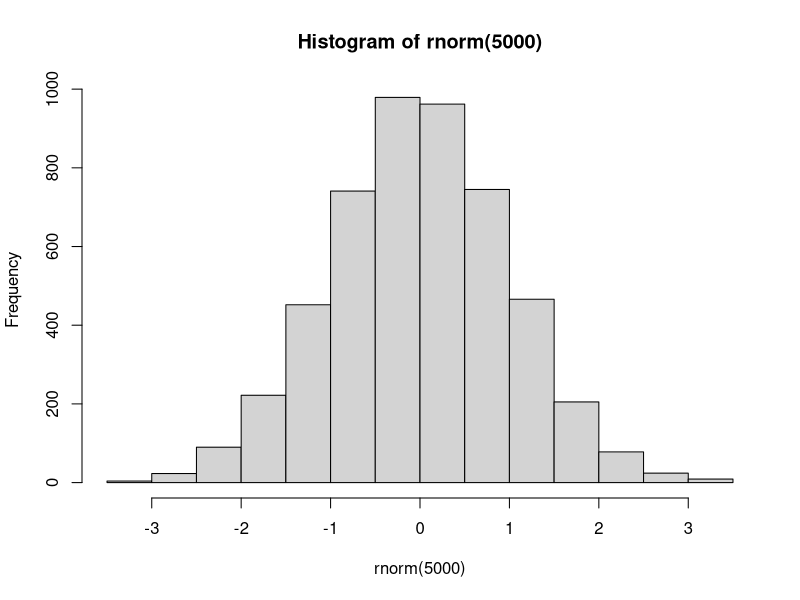
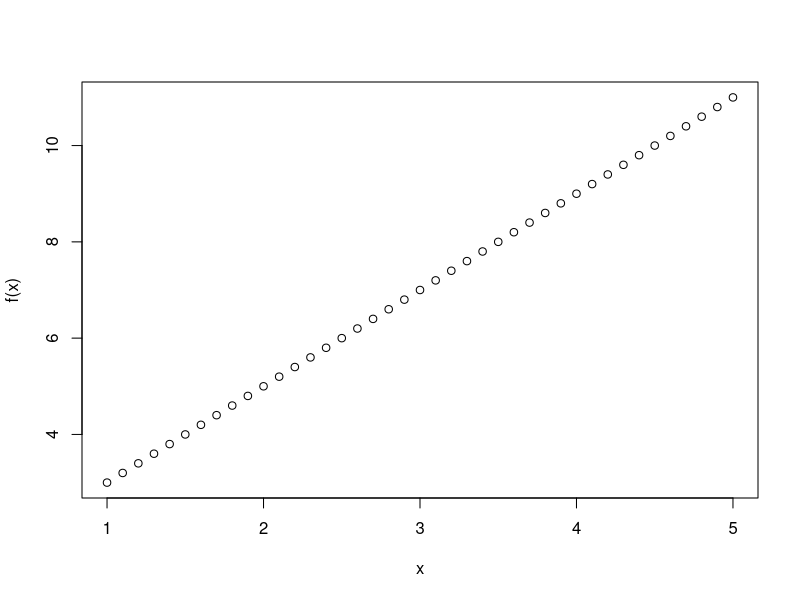
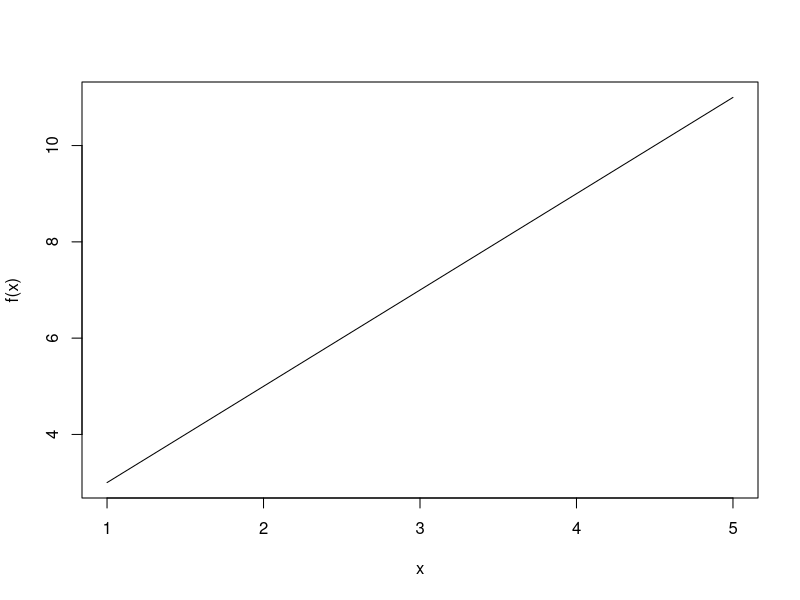
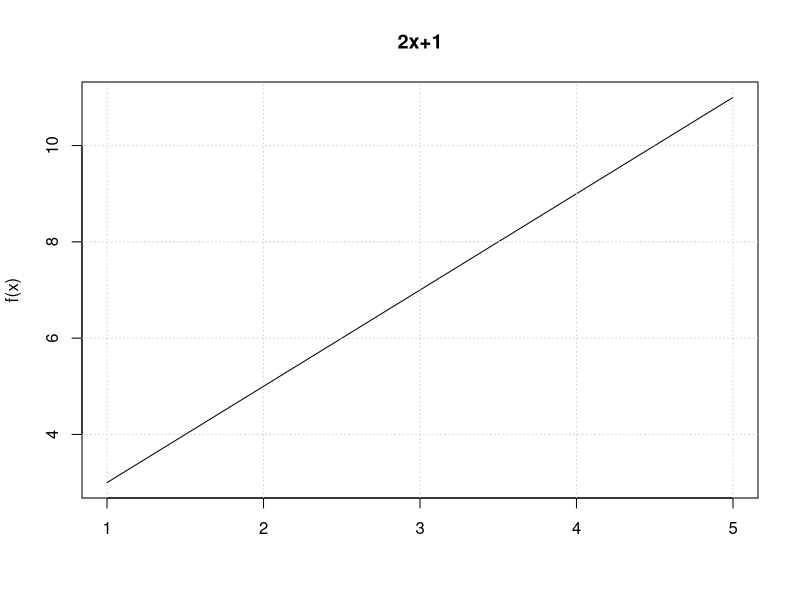
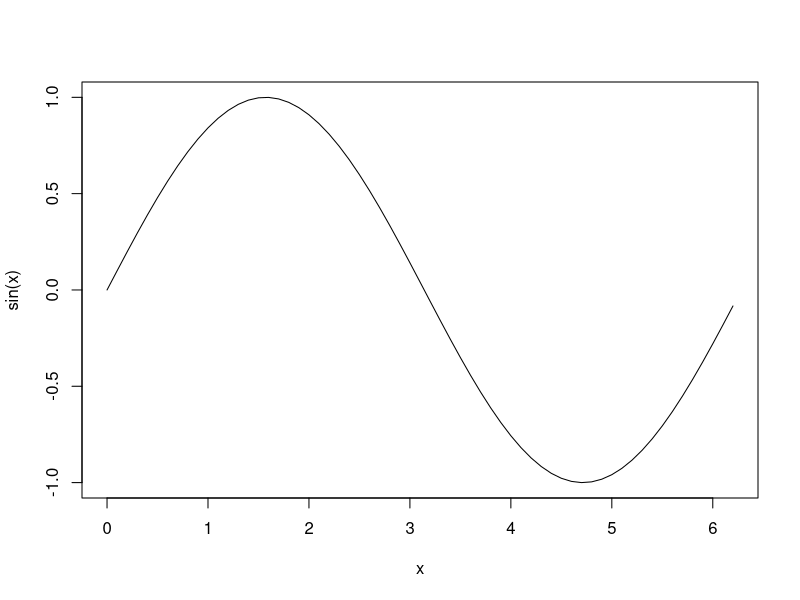
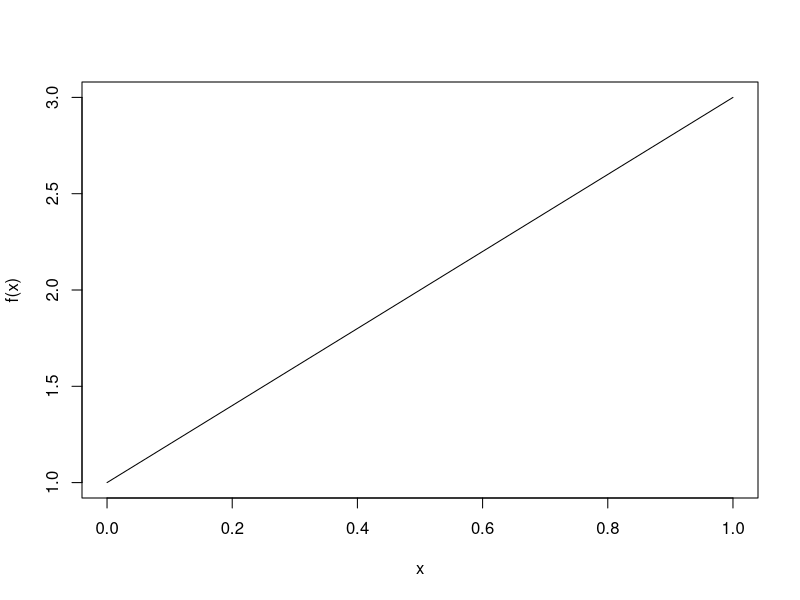
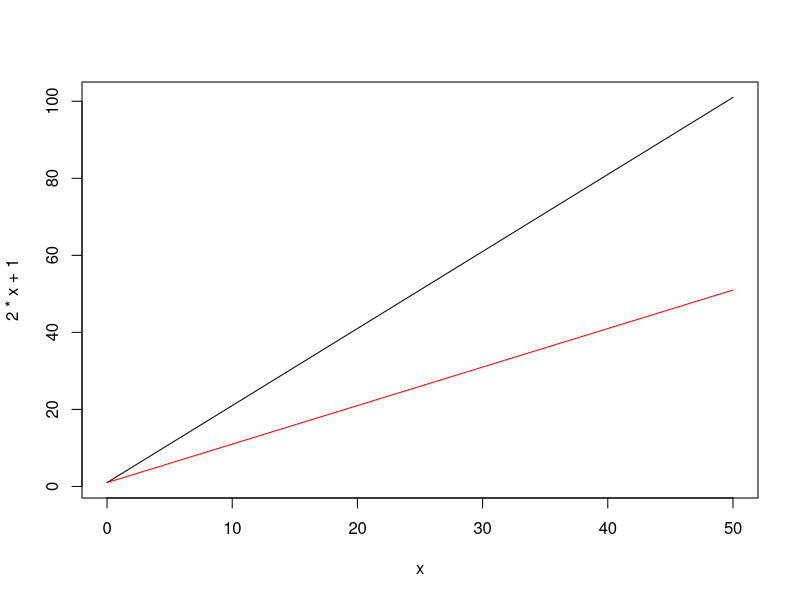
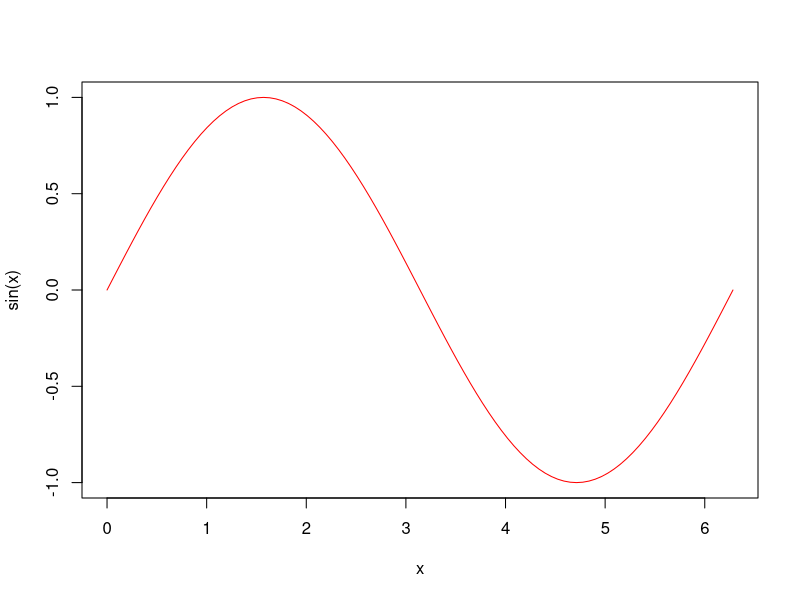

R code for these plots, in order:
## #############################################################################
## basic math operations
## #############################################################################

1 + 3
3*2
3^2

## constants

pi
"pi"
'pi'
letters
LETTERS

str(letters)
letters[1]

month.name
month.abb

## how to get help
?pi
apropos('month')

## variables

x = 4
x <- 4
x

x/2
x^2

## TODO compute the square root of 4
x^0.5
sqrt(x)

## #############################################################################
## functions
## #############################################################################

sqrt(x)
sqrt(x = x)
x = sin(pi / 2)

## random numbers from uniform distribution (and NOT "run if")

set.seed(123)
runif(2)
help(runif)

set.seed(123)
runif(2)

set.seed(123)
runif(2)

set.seed(123)
runif(2)

set.seed(123)
runif(2)

round(runif(2))

set.seed(123)
runif(2)
set.seed(123)
round(runif(2))
round(runif(2), 1)
help(round)
help(rnorm)
hist(rnorm(5000))
cumsum(rnorm(1000))

## define custom functions
f <- function(x) 2 * x + 1
f(5)
f(pi)

## combine values into a vector

c(1, 2, 3, 4, 5)
f(x)
x <- c(1, 2, 3, 4, 5)
f(x)

letters[c(1, 2, 3, 4, 5)]
letters[1:5]

1:5
seq(1,5)
?seq
seq(1,5, 0.1)

## now we store a sequence from 1 to 5 by 0.1 as x and plot f(x)
x <- seq(1, 5, 0.1)
plot(x, f(x))
plot(x, f(x), type = 'l')

## adding a title and a grid to the plot
plot(x, f(x), type = 'l', xlab = '', main = '2x+1')
grid()

## TODO draw a sine wave
x <- seq(0, pi * 2, 0.1)
plot(x, sin(x), type = 'l')
str(x)
print(x)
2*pi
## a simpler way for plotting functions
curve(f)
?curve

curve(2*x + 1, from = 0, to = 50)
curve(x + 1, add = TRUE, col = 'red')
print(x)

## TODO draw a sine wave with curve
curve(sin, from = 0, to = 2*pi, col = "red")
curve(sin, from = x, to = 2*pi*x, col = "blue")

## #############################################################################
## simulate Brownian motion / random walk in 1D
## #############################################################################

## first steps
round(runif(5))

## we transform the previously generated floating random numbers between 0 and 1
## to either -1 or 1
round(runif(5))*2 - 1

## we compute the cumulative sum to identify the actual value for each iteration
cumsum(round(runif(25))*2 - 1)
plot(cumsum(round(runif(25))*2 - 1), type = 's')
?plot

## set the random number generator to a specific state for reproducibility
set.seed(42)
plot(cumsum(round(runif(25))*2 - 1), type = 's')

## a much simpler solution for the above
plot(cumsum(sample(c(-1, 1), 25, replace = TRUE)), type = 's')
?sample
sample(5, 25, replace = TRUE)
sample(c(-1, 1), 25, replace = TRUE)

## #############################################################################
## from vectors to data frames
## #############################################################################

## custom vectors -> combine values into vector
h <- c(174, 170, 160)
w <- c(90, 80, 70)

## render a scatterplot
plot(h, w, main = "Demo", xlab = 'Height', ylab = 'Weight')

## compute the correlation coefficient
cor(w, h)

## build a basic linear model
lm(w ~ h)
fit <- lm(w ~ h)
summary(fit)
?fit
?lm
str(fit)

56 * fit$coefficients[2] + fit$coefficients[1]
56 * 1.3462 + -146.1538
predict(fit, list(h = 56))
?predict
predict(fit, h = 56)

## plot this model
plot(h, w, main = "Demo", xlab = 'Height', ylab = 'Weight')
abline(fit, col = 'red')

## intro to data.frame object type
df <- data.frame(weight = w, height = h)
df

plot(df)
cor(df)
lm(df)

str(df)
